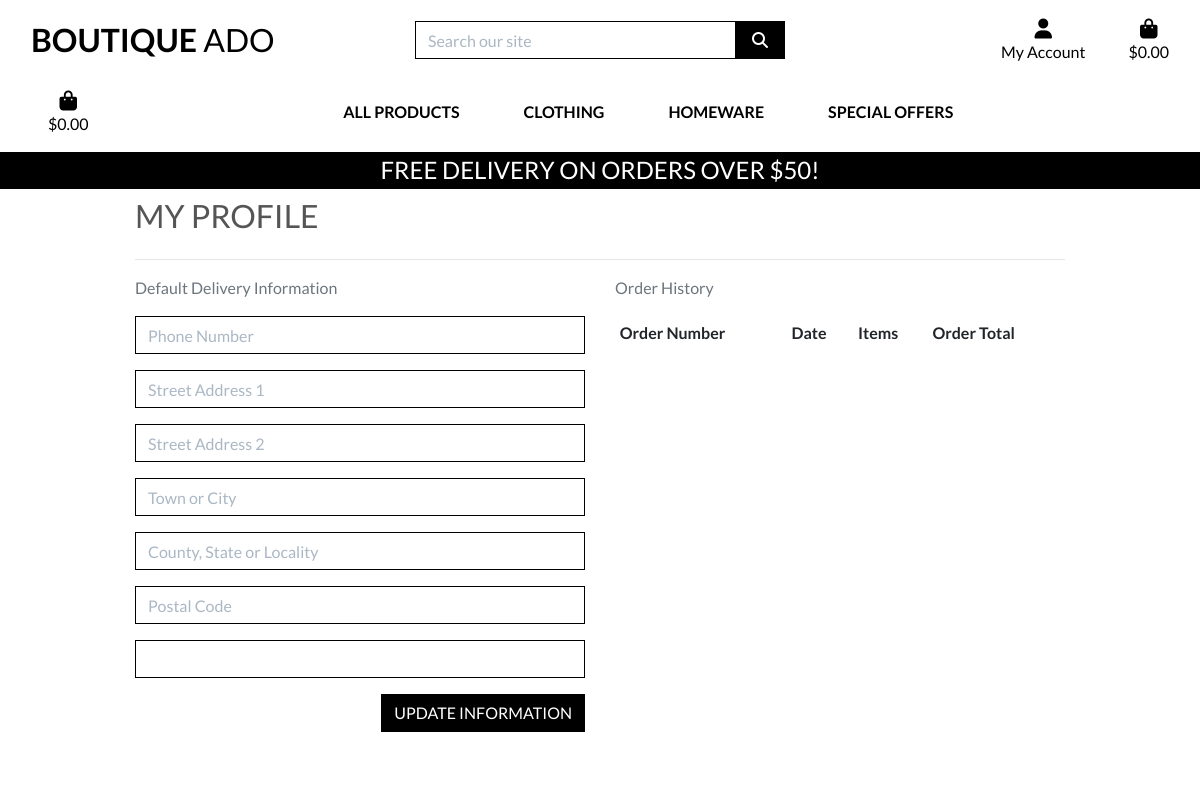
The page /profile/ (signed in) on the database as committed earlier.
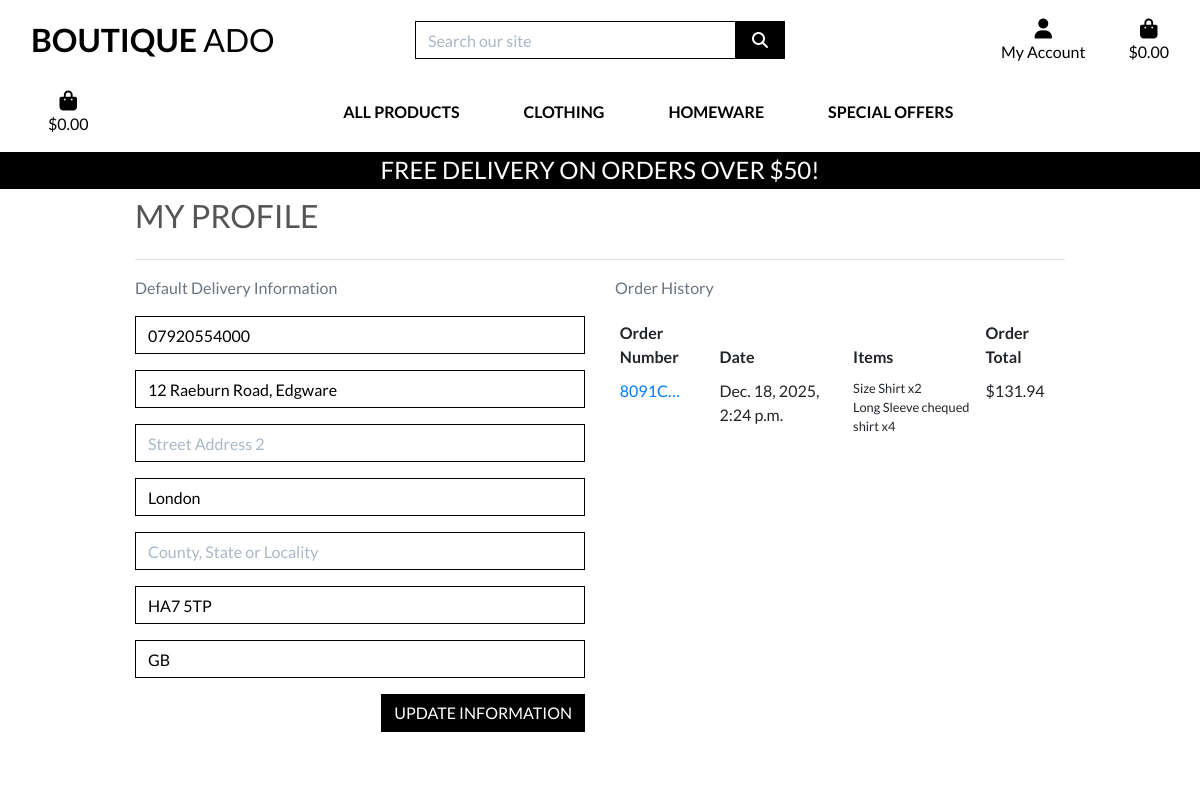
The same page on the database as committed later.
### profiles/models.py (models this page shows, shortened)
class UserProfile(models.Model):
    user = models.OneToOneField(User, on_delete=models.CASCADE)
    default_phone_number = models.CharField(max_length=20, null=True, blank=True)
    default_street_address1 = models.CharField(max_length=80, null=True, blank=True)
    default_street_address2 = models.CharField(max_length=80, null=True, blank=True)
    default_town_or_city = models.CharField(max_length=40, null=True, blank=True)
    default_county = models.CharField(max_length=80, null=True, blank=True)
    default_postcode = models.CharField(max_length=20, null=True, blank=True)
    default_country = CountryField(blank_label='Country', null=True, blank=True)

### checkout/models.py (models this page shows, shortened)
class Order(models.Model):
    order_number = models.CharField(max_length=32, null=False, editable=False)
    user_profile = models.ForeignKey(UserProfile, on_delete=models.SET_NULL,null=True,
                                     blank=True, related_name='orders')
    full_name = models.CharField(max_length=50, null=False, blank=False)
    email = models.EmailField(max_length=254, null=False, blank=False)
    phone_number = models.CharField(max_length=20, null=False, blank=False)
    country = CountryField(blank_label='Country *', null=False, blank=False)
    postcode = models.CharField(max_length=20, null=True, blank=True)
    town_or_city = models.CharField(max_length=40, null=False, blank=False)
    street_address1 = models.CharField(max_length=80, null=False, blank=False)
    street_address2 = models.CharField(max_length=80, null=True, blank=True)
    county = models.CharField(max_length=80, null=True, blank=True)
    date = models.DateTimeField(auto_now_add=True)
    delivery_cost = models.DecimalField(max_digits=6, decimal_places=2, null=False, default=0)
    order_total = models.DecimalField(max_digits=10, decimal_places=2, null=False, default=0)
    grand_total = models.DecimalField(max_digits=10, decimal_places=2, null=False, default=0)
    original_bag = models.TextField(null=False, blank=False, default='')
    stripe_pid = models.CharField(max_length=254, null=False, blank=False, default='')

class OrderLineItem(models.Model):
    order = models.ForeignKey(Order, null=False, blank=False, on_delete=models.CASCADE, related_name='lineitems')
    product = models.ForeignKey(Product, null=False, blank=False, on_delete=models.CASCADE)
    product_size = models.CharField(max_length=2, null=True, blank=True) # XS, S, M, L, XL
    quantity = models.IntegerField(null=False, blank=False, default=0)
    lineitem_total = models.DecimalField(max_digits=6, decimal_places=2, null=False, blank=False, editable=False)

### products/models.py (models this page shows, shortened)
class Product(models.Model):
    category = models.ForeignKey('Category', null=True, blank=True, on_delete=models.SET_NULL)
    sku = models.CharField(max_length=254, null=True, blank=True)
    name = models.CharField(max_length=254)
    description = models.TextField()
    has_sizes = models.BooleanField(default=False, null=True, blank=True)
    price = models.DecimalField(max_digits=6, decimal_places=2)
    rating = models.DecimalField(max_digits=6, decimal_places=2, null=True, blank=True)
    image_url = models.URLField(max_length=1024, null=True, blank=True)
    image = models.ImageField(null=True, blank=True)

### profiles/views.py (the view)
# urls.py: path('profile/', include('profiles.urls')),
def profile(request):
    profile = get_object_or_404(UserProfile, user=request.user)
    if request.method == 'POST':
        form = UserProfileForm(request.POST, instance=profile)
        if form.is_valid():
            form.save()
            messages.success(request, 'Profile updated successfully')
        else:
            messages.error(request, 'Update failed. Please ensure the form is valid.')
    else:
        form = UserProfileForm(instance=profile)
    orders = profile.orders.all()
    template = 'profiles/profile.html'
    context = {
        'form': form,
        'orders': orders,
        'on_profile_page': True
    }
    return render(request, template, context)

### bag/contexts.py (called while the page is built, shortened)
def bag_contents(request):
    bag_items = []
    total = 0
    product_count = 0
    bag = request.session.get('bag', {})
    if total < settings.FREE_DELIVERY_THRESHOLD:
        delivery = total * Decimal(settings.STANDARD_DELIVERY_PERCENTAGE / 100)
        free_delivery_delta = settings.FREE_DELIVERY_THRESHOLD - total
    else:
        delivery = 0
        free_delivery_delta = 0
    grand_total = delivery + total
    context = {
        'bag_items': bag_items,
        'total': total,
        'product_count': product_count,
        'delivery': delivery,
        'free_delivery_delta': free_delivery_delta,
        'free_delivery_threshold': settings.FREE_DELIVERY_THRESHOLD,
        'grand_total': grand_total,
    }
    return context

### profiles/templates/profiles/profile.html (shortened to what this page needs)
{% extends "base.html" %}
{% load static %}
{% block extra_css %}
    <link rel="stylesheet" href="{% static 'profiles/css/profile.css' %}">
{% endblock %}
{% block page_header %}
    <div class="container header-container">
    </div>
{% endblock %}
{% block content %}
    <div class="overlay"></div>
    <div class="container">
        <div class="row">
            <div class="col">
                <h2 class="logo-font mb-4">My Profile</h2>
                <hr>
            </div>
        </div>
<div class="row">
            <div class="col-12 col-lg-6">
                <p class="text-muted">Default Delivery Information</p>
                <form class="mt-3" action="{% url 'profile' %}" method="POST" id="profile-update-form">
                    {{ form|crispy }}
                    <button class="btn btn-black rounded-0 text-uppercase float-right">Update Information</button>
                </form>
            </div>
            <div class="col-12 col-lg-6">
                <p class="text-muted">Order History</p>
                <div class="order-history table-responsive">
                    <table class="table table-sm table-borderless">
                        <thead>
                            <tr>
                                <th>Order Number</th>
                                <th>Date</th>
                                <th>Items</th>
                                <th>Order Total</th>
                            </tr>
                        </thead>
                        <tbody>
                            {% for order in orders %}
                                <tr>
                                    <td>
                                        <a href="{% url 'order_history' order.order_number %}"
                                        title="{{ order.order_number }}">
                                            {{ order.order_number|truncatechars:6 }}
                                        </a>
                                    </td>
                                    <td>{{ order.date }}</td>
                                    <td>
                                        <ul class="list-unstyled">
                                            {% for item in order.lineitems.all %}
                                                <li class="small">
                                                    {% if item.product.has_sizes %}
                                                        Size {{ item.product.size|upper }}
                                                    {% endif %}{{ item.product.name }} x{{ item.quantity }}
                                                </li>
                                            {% endfor %}
                                        </ul>
                                    </td>
                                    <td>${{ order.grand_total }}</td>
                                </tr>
                            {% endfor %}
                        </tbody>
                    </table>
                </div>
            </div>
        </div>
    </div>
    {% endblock %}

### templates/base.html (shortened to what this page needs)
{% load static %}
<!doctype html>
<html lang="en">
<head>
  {% block corecss %}
  <link rel="stylesheet" href="https://stackpath.bootstrapcdn.com/bootstrap/4.4.1/css/bootstrap.min.css"
>
    <link rel="stylesheet" href="{% static 'css/base.css' %}">
  {% endblock %}
  {% block extra_css %}
  {% endblock %}
</head>
<body>
  <header class="container-fluid fixed-top">
    <div id="topnav" class="row bg-white pt-lg-2 d-none d-lg-flex">
      <div class="col-12 col-lg-4 my-auto py-1 py-lg-0 text-center text-lg-left">
        <a href="{% url 'home' %}" class="nav-link main-logo-link">
          <h2 class="logo-font text-black my-0"><strong>Boutique</strong> Ado</h2>
        </a>
      </div>
      <div class="col-12 col-lg-4 my-auto py-1 py-lg-0">
        <form method="GET" action="{% url 'products' %}">
          <div class="input-group w-100">
            <input class="form-control border border-black rounded-0" type="text" name="q"
              placeholder="Search our site">
            <div class="input-group-append">
              <button class="form-control btn btn-black border border-black rounded-0" type="submit">
                <span class="icon">
                  <i class="fas fa-search"></i>
                </span>
              </button>
            </div>
          </div>
        </form>
      </div>
      <div class="col-12 col-lg-4 my-auto py-1 py-lg-0">
        <ul class="list-inline list-unstyled text-center text-lg-right my-0">
          <li class="list-inline-item dropdown">
            <a class="text-black nav-link" href="#" id="user-options" data-toggle="dropdown" aria-haspopup="true"
              aria-expanded="false">
              <div class="text-center">
                <div><i class="fas fa-user fa-lg"></i></div>
                <p class="my-0">My Account</p>
              </div>
            </a>
          </li>
          <li class="list-inline-item">
            <a class="{% if grand_total %}text-info font-weight-bold{% else %}text-black{% endif %} nav-link" href="{% url 'view_bag' %}">
              <div class="text-center">
                <div><i class="fas fa-shopping-bag fa-lg"></i></div>
                <p class="my-0">
                  {% if grand_total %}
                  ${{ grand_total|floatformat:2 }}
                  {% else %}
                  $0.00
                  {% endif %}
                </p>
              </div>
            </a>
          </li>
        </ul>
      </div>
    </div>
    <div class="row bg-white">
      <nav class="navbar navbar-expand-lg navbar-light w-100">
        {% include 'includes/mobile-top-header.html' %}
        {% include 'includes/main-nav.html' %}
      </nav>
    </div>
    <div id="delivery-banner" class="row text-center">
      <div class="col bg-black text-white">
        <h4 class="logo-font my-1">Free delivery on orders over ${{ free_delivery_threshold }}!</h4>
      </div>
    </div>
  </header>
  {% block page_header %}
  {% endblock %}
  {% block content %}
  {% endblock %}
</body>
</html>

### templates/includes/mobile-top-header.html (shortened to what this page needs)
<li class="list-inline-item">
    <a class="{% if grand_total %}text-info font-weight-bold{% else %}text-black{% endif %} nav-link" href="{% url 'view_bag' %}">
        <div class="text-center">
            <div><i class="fas fa-shopping-bag fa-lg"></i></div>
            <p class="my-0">
                {% if grand_total %}
                    ${{ grand_total|floatformat:2 }}
                {% else %}
                    $0.00
                {% endif %}
            </p>
        </div>
    </a>
</li>

### templates/includes/main-nav.html (shortened to what this page needs)
<div class="collapse navbar-collapse" id="main-nav">
    <ul class="navbar-nav w-auto mx-auto">
        <li class="nav-item dropdown">
            <a class="logo-font font-weight-bold nav-link text-black mr-5" href="#" id="all-products-link" data-toggle="dropdown" aria-haspopup="true" aria-expanded="false">
                All Products
            </a>
        </li>
        <li class="nav-item dropdown">
            <a class="logo-font font-weight-bold nav-link text-black mr-5" href="#" id="clothing-link" data-toggle="dropdown" aria-haspopup="true" aria-expanded="false">
                Clothing
            </a>
        </li>
        <li class="nav-item dropdown">
            <a class="logo-font font-weight-bold nav-link text-black mr-5" href="#" id="homeware-link" data-toggle="dropdown" aria-haspopup="true" aria-expanded="false">
                Homeware
            </a>
        </li>
        <li class="nav-item dropdown">
            <a class="logo-font font-weight-bold nav-link text-black" href="#" id="specials-link" data-toggle="dropdown" aria-haspopup="true" aria-expanded="false">
                Special Offers
            </a>
        </li>
    </ul>
</div>

### static/css/base.css (style rules this page uses)
html { height: 100%; }
body { background: url('/media/homepage_background_cropped.jpg') no-repeat center center fixed; background-size: cover; height: calc(100vh - 164px); color: #555; font-family: 'Lato'; }
.icon { align-items: center; display: inline-flex; justify-content: center; height: 1.5rem; width: 1.5rem; }
.logo-font { text-transform: uppercase; }
.main-logo-link { width: fit-content; }
.btn-black { background: black; color: white; }
.text-black { color: #000 !important; }
.border-black { border: 1px solid black !important; }
.bg-black { background: #000 !important; }
.overlay { height: 100%; width: 100%; top: 0; left: 0; position: fixed; background: white; z-index: -1; }
input[name='q']::placeholder { color: #aab7c4; }
@media (min-width: 1200px) { .container { max-width: 80%; } }
@media (min-width: 992px) { .header-container { padding-top: 164px; } }

### profiles/static/profiles/css/profile.css (style rules this page uses)
.order-history { max-height: 416px; overflow-y: auto; }
#profile-update-form .form-control { color: #000; }
#profile-update-form input::placeholder { color: #aab7c4; }
#id_default_country, #id_default_country option:not(:first-child) { color: #000; }

Rows that differ between the two databases and show on the page:
changed UserProfile: default_phone_number (not shown) → "07920554000"; default_street_address1 (not shown) → "12 Raeburn Road, Edgware"; default_town_or_city (not shown) → "London"; default_postcode (not shown) → "HA7 5TP"; default_country (not shown) → "GB"
added Order: order_number "8091C…", date "Dec. 18, 2025, 2:24 p.m.", grand_total "131.94"
added OrderLineItem: product.name "Shirt", quantity "2"
added OrderLineItem: product.name "Long Sleeve chequed shirt", quantity "4"
